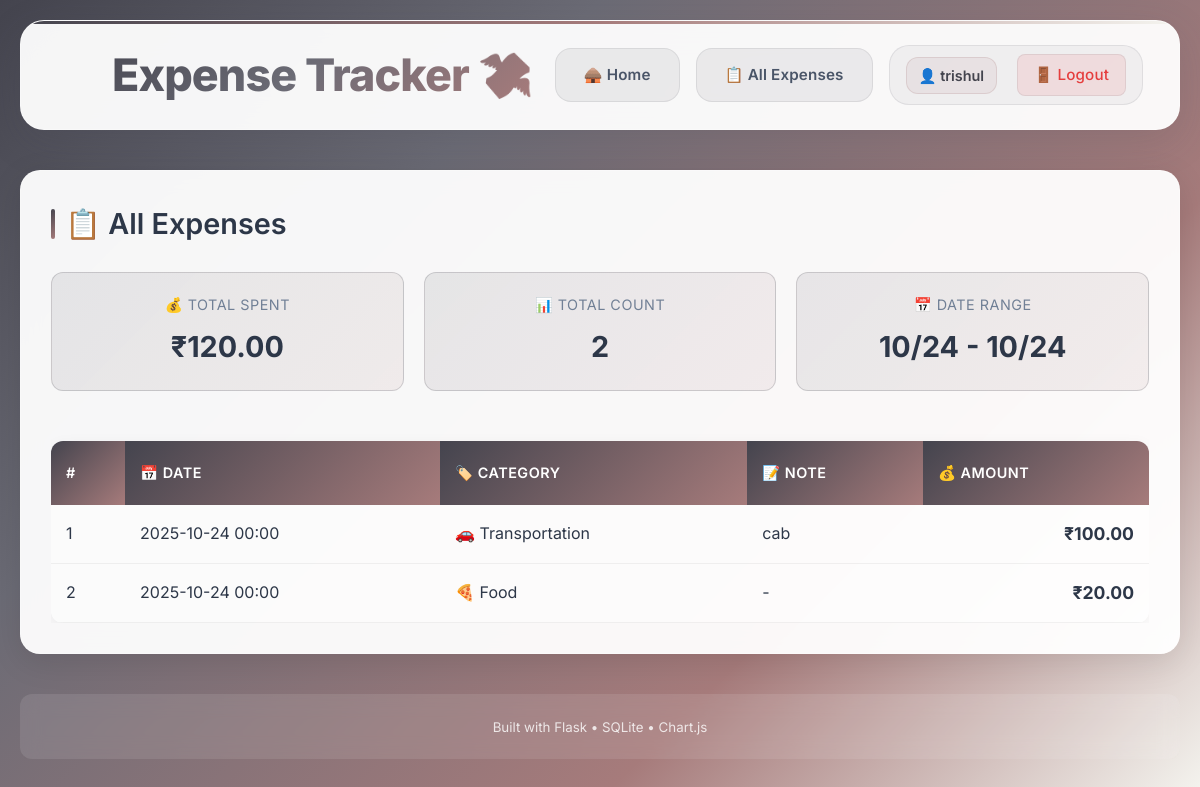
Screenshot of /expenses (signed in) with the database file from the repository.
### models.py (models this page shows, shortened)
class User(UserMixin, db.Model):
    __tablename__ = 'users'
    id = db.Column(db.Integer, primary_key=True)
    username = db.Column(db.String(80), unique=True, nullable=False)
    email = db.Column(db.String(120), unique=True, nullable=False)
    password_hash = db.Column(db.String(255), nullable=False)
    created_at = db.Column(db.DateTime, default=datetime.utcnow)
    expenses = db.relationship('Expense', backref='user', lazy=True, cascade='all, delete-orphan')

class Expense(db.Model):
    __tablename__ = 'expenses'
    id = db.Column(db.Integer, primary_key=True)
    amount = db.Column(db.Float, nullable=False)
    category = db.Column(db.String(80), nullable=False)
    note = db.Column(db.String(255))
    created_at = db.Column(db.DateTime, default=datetime.utcnow)
    user_id = db.Column(db.Integer, db.ForeignKey('users.id'), nullable=False)

### app.py (the view)
@app.route('/expenses')
@login_required
def expenses_table():
    all_expenses = Expense.query.filter_by(user_id=current_user.id).order_by(Expense.created_at.desc()).all()
    return render_template('expenses_table.html', expenses=all_expenses)

### app.py (called while the page is built)
@login_manager.user_loader
def load_user(user_id):
    return User.query.get(int(user_id))

### templates/expenses_table.html (shortened to what this page needs)
{% extends "base.html" %} {% block content %}
<div class="card">
  <h2>📋 All Expenses</h2>
  {% if expenses %}
  <div class="summary-stats" style="margin-bottom: 30px;">
    <div class="stat">
      <span class="label">💰 Total Spent</span>
      <span class="value">₹{{ '%.2f'|format(expenses|sum(attribute='amount')) }}</span>
    </div>
    <div class="stat">
      <span class="label">📊 Total Count</span>
      <span class="value">{{ expenses|length }}</span>
    </div>
    <div class="stat">
      <span class="label">📅 Date Range</span>
      <span class="value">{{ expenses[-1].created_at.strftime('%m/%d') if expenses else 'N/A' }} - {{ expenses[0].created_at.strftime('%m/%d') if expenses else 'N/A' }}</span>
    </div>
  </div>
  <div style="overflow-x: auto;">
    <table class="expenses full">
      <thead>
        <tr>
          <th>#</th>
          <th>📅 Date</th>
          <th>🏷️ Category</th>
          <th>📝 Note</th>
          <th>💰 Amount</th>
        </tr>
      </thead>
      <tbody>
        {% for e in expenses %}
        <tr>
          <td>{{ loop.index }}</td>
          <td>{{ e.created_at.strftime('%Y-%m-%d %H:%M') }}</td>
          <td>
            {% if e.category == 'Food' %}🍕
            {% elif e.category == 'Transportation' %}🚗
            {% elif e.category == 'Entertainment' %}🎬
            {% elif e.category == 'Shopping' %}🛍️
            {% elif e.category == 'Bills' %}📄
            {% elif e.category == 'Healthcare' %}🏥
            {% elif e.category == 'Education' %}📚
            {% elif e.category == 'Travel' %}✈️
            {% else %}📦{% endif %}
            {{ e.category }}
          </td>
          <td>{{ e.note or '-' }}</td>
          <td class="amount">₹{{ '%.2f'|format(e.amount) }}</td>
        </tr>
        {% endfor %}
      </tbody>
    </table>
  </div>
  {% endif %}
</div>
{% endblock %}

### templates/base.html (shortened to what this page needs)
<!DOCTYPE html>
<html lang="en">
  <head>
    <link
      rel="stylesheet"
      href="{{ url_for('static', filename='style.css') }}"
    />
  </head>
  <body>
    <div class="container">
      <header>
        <h1>Expense Tracker 💸 </h1>
        <nav>
          <a href="{{ url_for('index') }}"> 🛖 Home</a>
          <a href="{{ url_for('expenses_table') }}">📋 All Expenses</a>
          {% if current_user.is_authenticated %}
          <div class="user-menu">
            <span class="user-info">👤 {{ current_user.username }}</span>
            <a href="{{ url_for('logout') }}" class="logout-link">🚪 Logout</a>
          </div>
          {% endif %}
        </nav>
      </header>
      <main>{% block content %}{% endblock %}</main>
      <footer>
        <small>Built with Flask • SQLite • Chart.js</small>
      </footer>
    </div>
  </body>
</html>

### rows the page displays
User: username "trishul"
Expense: created_at "10/24", created_at "2025-10-24 00:00", category "Food", note "-", amount "20.00"
Expense: created_at "10/24", created_at "2025-10-24 00:00", category "Transportation", note "cab", amount "100.00"

### other values shown
{{ '%.2f'|format(expenses|sum(attribute='amount')) }} "120.00"
{{ expenses|length }} "2"
